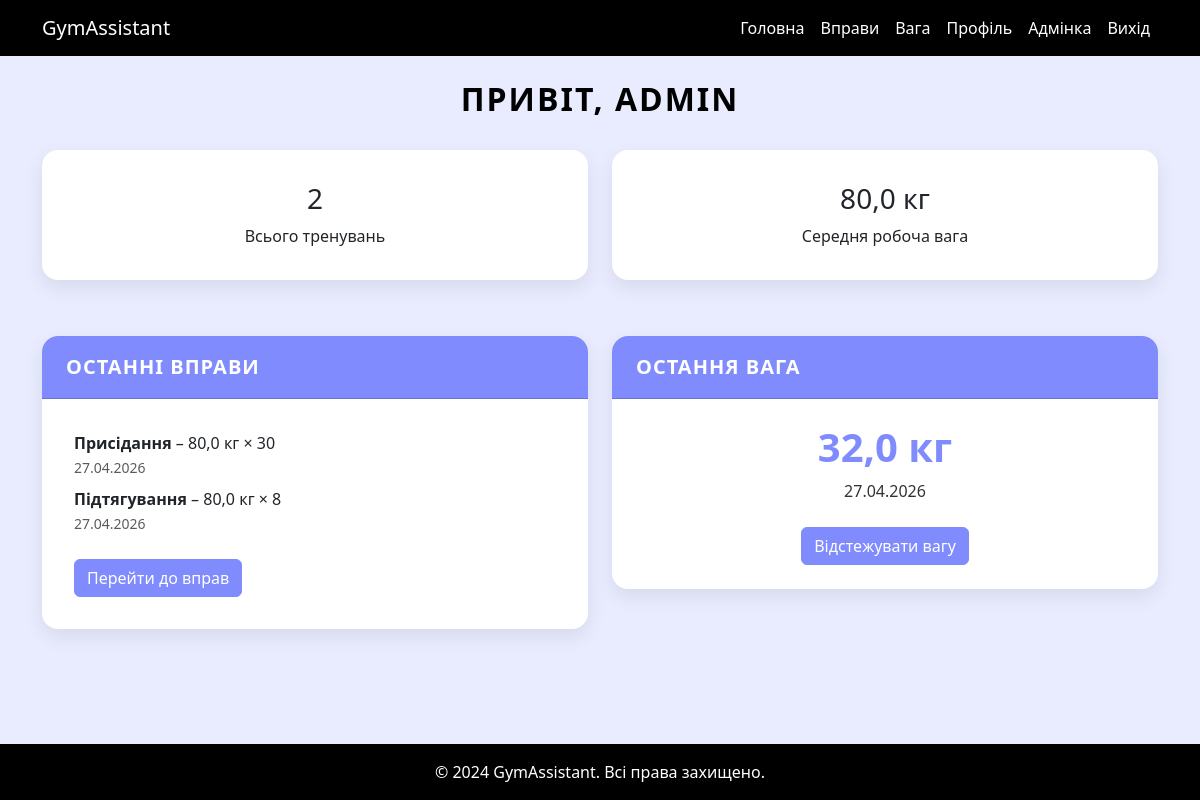
Before: / (signed in) with the older database file.
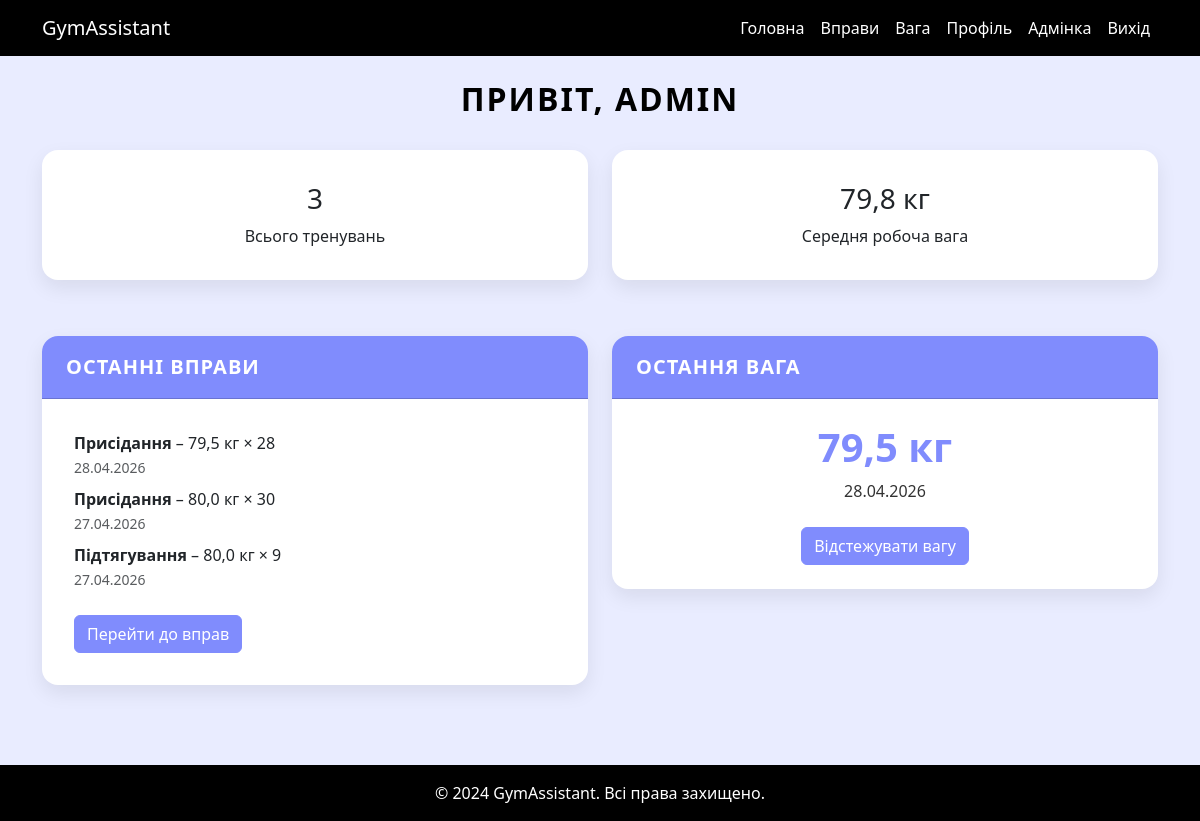
After: the same page with the newer database file.
### gym_app/models.py (models this page shows, shortened)
class Exercise(models.Model):
    user = models.ForeignKey(User, on_delete=models.CASCADE, related_name='exercises')
    name = models.CharField(max_length=100)
    weight = models.FloatField()
    reps = models.IntegerField()
    date = models.DateTimeField(auto_now_add=True)
    notes = models.TextField(blank=True, null=True, verbose_name='Нотатки')
    rpe = models.IntegerField(blank=True, null=True, verbose_name='RPE (1-10)',
                              choices=[(i, i) for i in range(1, 11)])

class WeightRecord(models.Model):
    user = models.ForeignKey(User, on_delete=models.CASCADE, related_name='weight_records')
    weight = models.FloatField()
    date = models.DateTimeField(auto_now_add=True)

### gym_app/views.py (the view)
# urls.py: path('', views.index, name='index'),
@login_required
def index(request):
    user = request.user
    exercises_all = Exercise.objects.filter(user=user)
    total_workouts = exercises_all.count()
    if exercises_all:
        avg_weight = sum(ex.weight for ex in exercises_all) / total_workouts
    else:
        avg_weight = 0
    last_exercises = exercises_all.order_by('-date')[:5]
    last_weight = WeightRecord.objects.filter(user=user).order_by('-date').first()
    return render(request, 'gym_app/index.html', {
        'last_exercises': last_exercises,
        'last_weight': last_weight,
        'total_workouts': total_workouts,
        'avg_weight': round(avg_weight, 1),  # округлюємо для читабельності
    })

### gym_app/templates/gym_app/index.html
{% extends "gym_app/base.html" %}
{% block content %}
<h2 class="page-title">Привіт, {{ user.username }}</h2>
<div class="row mb-4">
    <div class="col-md-6">
        <div class="card text-center">
            <div class="card-body">
                <h3 class="card-title">{{ total_workouts }}</h3>
                <p class="card-text">Всього тренувань</p>
            </div>
        </div>
    </div>
    <div class="col-md-6">
        <div class="card text-center">
            <div class="card-body">
                <h3 class="card-title">{{ avg_weight }} кг</h3>
                <p class="card-text">Середня робоча вага</p>
            </div>
        </div>
    </div>
</div>
<div class="row">
    <div class="col-md-6">
        <div class="card">
            <div class="card-header">Останні вправи</div>
            <div class="card-body">
                {% if last_exercises %}
                <ul class="list-unstyled">
                    {% for ex in last_exercises %}
                    <li class="mb-2">
                        <strong>{{ ex.name }}</strong> – {{ ex.weight }} кг × {{ ex.reps }}
                        <br><small class="text-muted">{{ ex.date|date:"d.m.Y" }}</small>
                    </li>
                    {% endfor %}
                </ul>
                {% else %}
                <p>Ще не додано жодної вправи.</p>
                {% endif %}
                <a href="{% url 'exercise' %}" class="btn btn-primary mt-2">Перейти до вправ</a>
            </div>
        </div>
    </div>
    <div class="col-md-6">
        <div class="card">
            <div class="card-header">Остання вага</div>
            <div class="card-body stats-card">
                {% if last_weight %}
                    <h3>{{ last_weight.weight }} кг</h3>
                    <p>{{ last_weight.date|date:"d.m.Y" }}</p>
                {% else %}
                    <p>Немає записів</p>
                {% endif %}
                <a href="{% url 'weight' %}" class="btn btn-primary mt-2">Відстежувати вагу</a>
            </div>
        </div>
    </div>
</div>
{% endblock %}

### gym_app/templates/gym_app/base.html (shortened to what this page needs)
{% load static %}
<!DOCTYPE html>
<html lang="uk">
<head>
    <link href="https://cdn.jsdelivr.net/npm/bootstrap@5.3.0/dist/css/bootstrap.min.css" rel="stylesheet">
    <link rel="stylesheet" href="{% static 'style.css' %}">
</head>
<body class="d-flex flex-column min-vh-100">
    <nav class="navbar navbar-expand-lg navbar-dark bg-dark">
    <div class="container">
        <a class="navbar-brand" href="/">GymAssistant</a>
        <div class="collapse navbar-collapse" id="navbarNav">
        <ul class="navbar-nav ms-auto">
            {% if user.is_authenticated %}
                <li class="nav-item"><a class="nav-link" href="{% url 'index' %}">Головна</a></li>
                <li class="nav-item"><a class="nav-link" href="{% url 'exercise' %}">Вправи</a></li>
                <li class="nav-item"><a class="nav-link" href="{% url 'weight' %}">Вага</a></li>
                <li class="nav-item"><a class="nav-link" href="{% url 'profile' %}">Профіль</a></li>
                {% if user.is_superuser %}
                <li class="nav-item"><a class="nav-link" href="{% url 'admin_page' %}">Адмінка</a></li>
                {% endif %}
                <li class="nav-item">
                    <form method="post" action="{% url 'logout' %}" class="form-inline">
                        <button type="submit" class="btn btn-link nav-link">Вихід</button>
                    </form>
                </li>
            {% else %}
                <li class="nav-item"><a class="nav-link" href="{% url 'login' %}">Вхід</a></li>
                <li class="nav-item"><a class="nav-link" href="{% url 'register' %}">Реєстрація</a></li>
            {% endif %}
        </ul>
        </div>
    </div>
    </nav>
    <div class="container mt-4 mb-5">
        {% block content %}{% endblock %}
    </div>
    <footer class="footer mt-auto py-3">
        <div class="container text-center">
            <span>&copy; 2024 GymAssistant. Всі права захищено.</span>
        </div>
    </footer>
</body>
</html>

### static/style.css (style rules this page uses)
body { background-color: #E9ECFF; color: #000000; font-family: 'Segoe UI', Tahoma, Geneva, Verdana, sans-serif; }
.navbar { background-color: #000000 !important; }
.navbar-brand, .navbar .nav-link { color: #FFFFFF !important; }
footer { background-color: #000000; color: #FFFFFF; padding: 20px 0; text-align: center; margin-top: auto; }
.btn-primary { background-color: #808CFD; border-color: #808CFD; color: #FFFFFF; }
a { color: #808CFD; }
.card { background-color: #FFFFFF; border: none; border-radius: 16px; box-shadow: 0 8px 20px rgba(0,0,0,0.08); margin-bottom: 2rem; }
.card-header { background-color: #808CFD; color: #FFFFFF; font-weight: 700; font-size: 1.25rem; border-radius: 16px 16px 0 0 !important; padding: 1rem 1.5rem; text-transform: uppercase; letter-spacing: 1px; }
.card-body { padding: 2rem; }
.page-title { color: #000000; font-weight: 800; text-transform: uppercase; letter-spacing: 2px; margin-bottom: 2rem; text-align: center; }
.stats-card { text-align: center; padding: 1.5rem; }
.stats-card h3 { font-size: 2.5rem; font-weight: 700; color: #808CFD; }
.stats-card p { color: #000000; opacity: 0.8; }

Changed rows visible on the page:
removed WeightRecord: weight "32,0", date "27.04.2026"
added Exercise: name "Присідання", weight "79,5", reps "28", date "28.04.2026"
changed Exercise "Підтягування": reps "8" → "9"
added WeightRecord: weight "79,5", date "28.04.2026"
Other visible differences:
{{ total_workouts }}: "2" → "3"
{{ avg_weight }}: "80,0" → "79,8"
